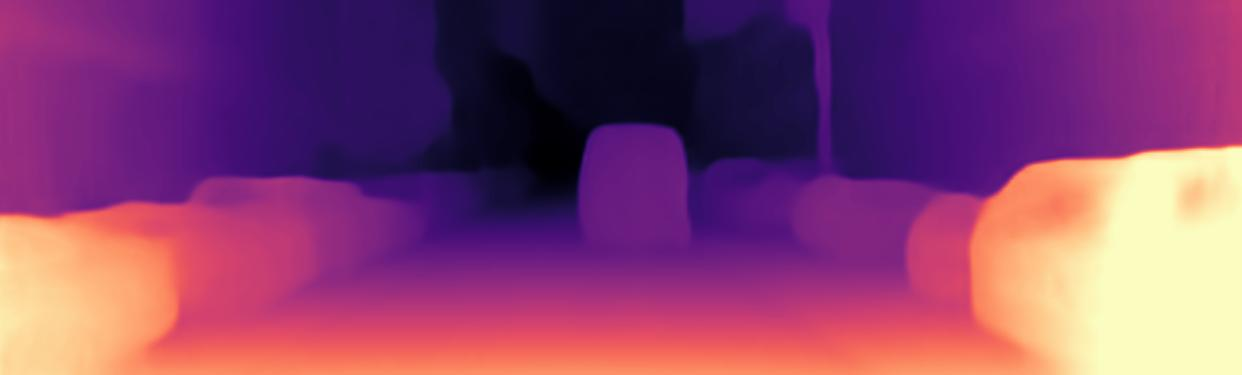
//> input picture Assignment 3/disparity_task4/000004_10_disp.jpeg, 1242 x 375 px
$ ./assign2_task1 '../../Assignment 3/disparity_task4/000004_10_disp.jpeg' '../../Assignment 3/disparity_task4/000008_10_disp.jpeg' surf   (built with g++ and OpenCV 4)
//> lines starting //> are read from the running program, lines starting //| are printed output that depends on the picture
#include <stdio.h>
#include <iostream>
#include <stdio.h>
#include <iostream>
#include <fstream>
#include "opencv2/core.hpp"
#include "opencv2/features2d.hpp"
#include "opencv2/imgcodecs.hpp"
#include "opencv2/highgui.hpp"
#include "opencv2/xfeatures2d.hpp"

using namespace std;
using namespace cv;
using namespace cv::xfeatures2d;


Mat surf(Mat img1, Mat img2){

    Ptr<SURF> detector = SURF::create();

    int minHessian = 400;
    detector->setHessianThreshold(minHessian);

    vector<KeyPoint> keypoints1, keypoints2;
    Mat descriptors1, descriptors2;

    detector->detectAndCompute( img1, Mat(), keypoints1, descriptors1 );
    detector->detectAndCompute( img2, Mat(), keypoints2, descriptors2 );


    Mat img_keypoints1, img_keypoints2;
    drawKeypoints( img1, keypoints1, img_keypoints1,Scalar::all(-1) );
    imwrite("key_points_img1_surf.png", img_keypoints1);

    drawKeypoints( img2, keypoints2, img_keypoints2, Scalar::all(-1));
    imwrite("key_points_img2_surf.png", img_keypoints2);

    Ptr<DescriptorMatcher> matcher = DescriptorMatcher::create(DescriptorMatcher::FLANNBASED);
    vector<vector<DMatch> > knn_matches;
    matcher->knnMatch( descriptors1, descriptors2, knn_matches, 2 );


    const float ratio_thresh = 0.6f;
    vector<DMatch> good_matches;
    for (size_t i = 0; i < knn_matches.size(); i++){

        if (knn_matches[i][0].distance < ratio_thresh * knn_matches[i][1].distance){
            good_matches.push_back(knn_matches[i][0]);
        }
    }

    Mat img_matches;
    drawMatches( img1, keypoints1, img2, keypoints2, good_matches, img_matches, Scalar::all(-1), Scalar::all(-1), std::vector<char>(), DrawMatchesFlags::NOT_DRAW_SINGLE_POINTS );

    imwrite("feature_matching_surf.png", img_matches);

    return img_matches;
}


// [122 lines left out: functions sift, orb, fast_brief, not called in this run]


int main( int argc, char** argv ){

    Mat img_1 = imread( argv[1], IMREAD_GRAYSCALE );
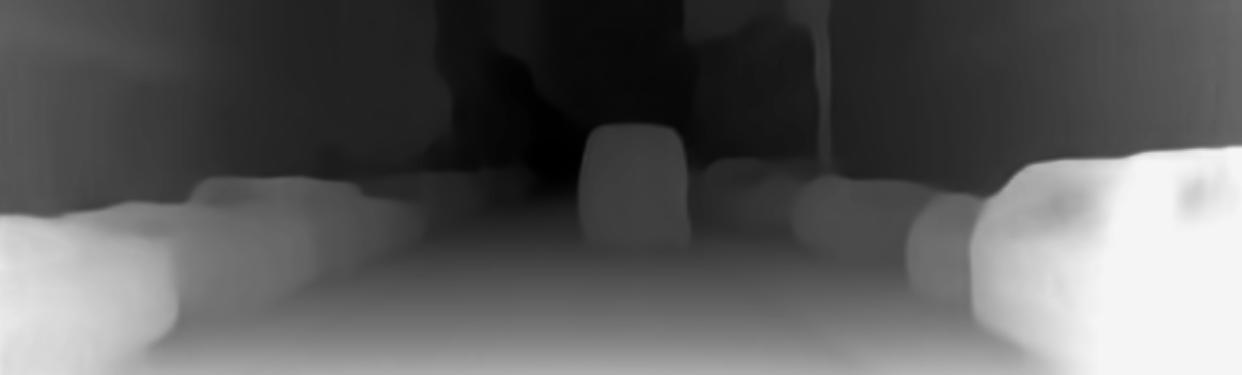
//> img_1: 375 rows x 1242 cols, CV_8UC1; min 0, max 247, mean 92.8
    Mat img_2 = imread( argv[2], IMREAD_GRAYSCALE );
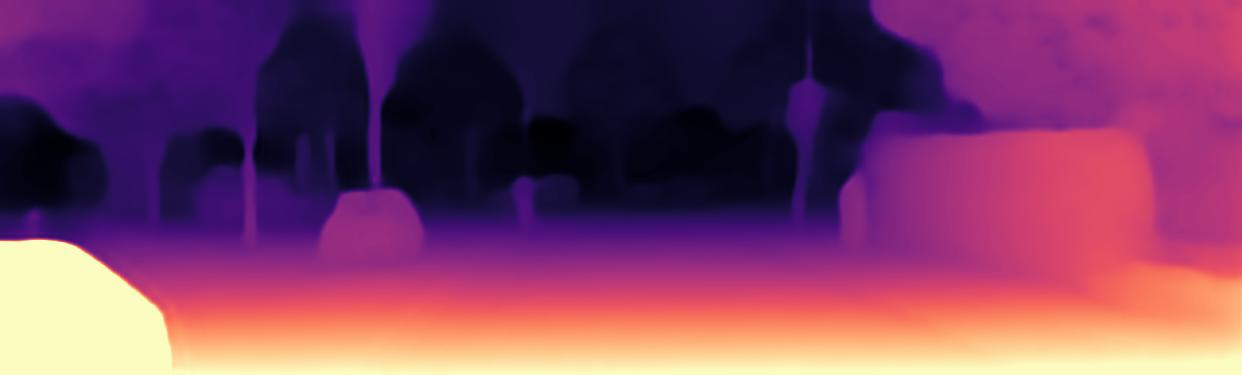
//> input picture Assignment 3/disparity_task4/000008_10_disp.jpeg, 1242 x 375 px
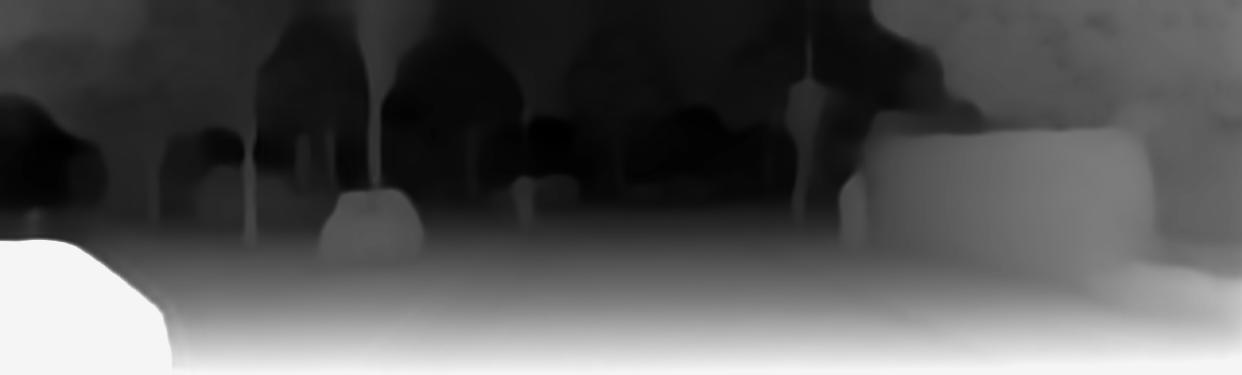
//> img_2: 375 rows x 1242 cols, CV_8UC1; min 0, max 255, mean 86
    Mat output;

    if(strcmp(argv[3], "surf") == 0){
//> (the run ends here: the program stops with an error, at `Ptr<SURF> detector = SURF::create();`)
